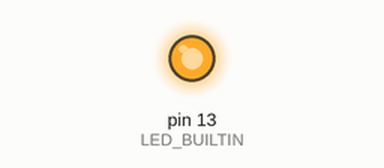
Recording of a sketch running on a simulated Arduino Uno, built with avr-gcc and run on an emulated ATmega328P. On the bench: output pins drawn as LEDs (lit = HIGH). At 6.0 s the program stops and its outputs stay as they are.

Above: at 0.1 s.
At 5.1 s:
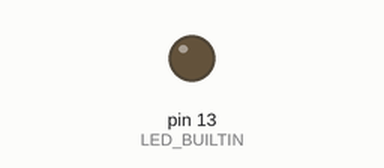
Timing chart, 0 to 6.6 s (numbered marks = the images above):
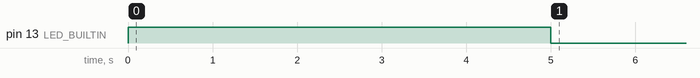

The sketch:

Blink13_once_-_Copy.ino
```cpp
/*
  Blink pin 13 once then quit
*/

// the setup function runs once when you press reset or power the board
void setup() {
  // initialize digital pin LED_BUILTIN as an output.
  pinMode(LED_BUILTIN, OUTPUT);
}

void loop() {
  digitalWrite(LED_BUILTIN, HIGH);   // turn the LED on (HIGH is the voltage level)
  delay(5000);                       // wait for 5 seconds
  digitalWrite(LED_BUILTIN, LOW);    // turn the LED off by making the voltage LOW
  delay(1000);                       // wait for a second

  while(1) {}    // just do it once
}
```

Measured:
- by itself, pin 13 (LED_BUILTIN): LOW → HIGH at 0.00 s, → LOW 5.0 s later
